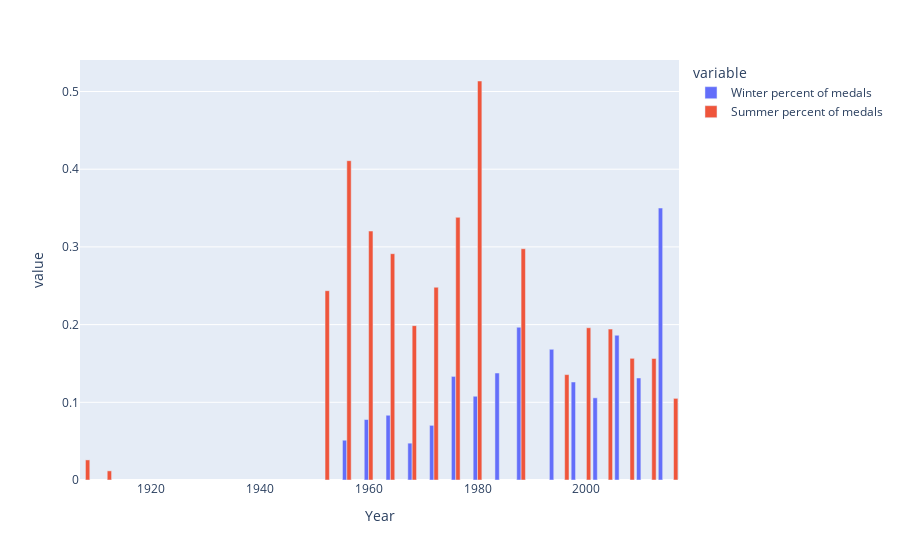

This figure's notebook cell:
### Code cell
athlete_data = athlete_data.drop_duplicates(subset=["Event", "Games", "Medal"])

russia_data = athlete_data[athlete_data["Team"].isin(["Russia", "Soviet Union"])].reset_index(drop=True) ## Takes out russia and soviet union

russia_winter_data = russia_data[russia_data["Season"].isin(["Winter"])].reset_index(drop=True) ## Takes out all rows where season == winter for russia and sovier union
russia_winter_gold = russia_winter_data[(russia_winter_data["Medal"] == "Gold")].reset_index(drop=True) ## Sorts the data into gold, silver and bronze
russia_winter_silver = russia_winter_data[(russia_winter_data["Medal"] == "Silver")].reset_index(drop=True)
russia_winter_bronze = russia_winter_data[(russia_winter_data["Medal"] == "Bronze")].reset_index(drop=True)
russia_winter_data = pd.concat([russia_winter_gold, russia_winter_silver, russia_winter_bronze]) ## Creats a new dataframe form gold, silver and bronze
russia_winter_medals = russia_winter_data["Year"].value_counts().reset_index().rename({"Year": "Medal count", "index": "Year"}, axis="columns") ## Counts the medals per year
russia_winter_medals = russia_winter_medals.sort_values(by="Year", ascending=True).reset_index(drop=True) ## Sorts the dataframe
russia_winter_medals["Season"] = "Winter" ## Adds Coloumn with the name season and values Winter

russia_summer_data = russia_data[russia_data["Season"].isin(["Summer"])].reset_index(drop=True) ## Takes out the where there was a summer game
russia_summer_gold = russia_summer_data[(russia_summer_data["Medal"] == "Gold")].reset_index(drop=True) ## Takes out the rows with gold, silver and bronze
russia_summer_silver = russia_summer_data[(russia_summer_data["Medal"] == "Silver")].reset_index(drop=True)
russia_summer_bronze = russia_summer_data[(russia_summer_data["Medal"] == "Bronze")].reset_index(drop=True)
russia_summer_data = pd.concat([russia_summer_gold, russia_summer_silver, russia_summer_bronze]) ## Creats a new data frame form gold, silver and bronze
russia_summer_medals = russia_summer_data["Year"].value_counts().reset_index().rename({"Year": "Medal count", "index": "Year"}, axis="columns") ##Couns the numer of total medals per year
russia_summer_medals = russia_summer_medals.sort_values(by="Year", ascending=True).reset_index(drop=True) ## Sorts the dataframe
russia_summer_medals["Season"] = "Summer" ## Adds coloumn named seasons and values Summer

winter_medals = athlete_data[athlete_data["Season"].isin(["Winter"])].reset_index(drop=True) ## Takes out all the years there was a winter games for all countries
winter_gold = winter_medals[(winter_medals["Medal"] == "Gold")].reset_index(drop=True) ## Takes out all rows with gold, silver and bronze
winter_silver = winter_medals[(winter_medals["Medal"] == "Silver")].reset_index(drop=True)
winter_bronze = winter_medals[(winter_medals["Medal"] == "Bronze")].reset_index(drop=True)
all_the_medals = pd.concat([winter_gold, winter_silver, winter_bronze]) ## Creats a new dataframe
winter_medals = all_the_medals["Year"].value_counts().reset_index().rename({"Year": "World medal count", "index": "Year"}, axis="columns") ## Calulates the number of medals per year in all the winter games
winter_medals = winter_medals.sort_values(by="Year", ascending=True)

summer_medals = athlete_data[athlete_data["Season"].isin(["Summer"])].reset_index(drop=True) ## Takes out all the years there was a summer games
summer_gold = summer_medals[(summer_medals["Medal"] == "Gold")].reset_index(drop=True) ## Takes out the rows with gold, silver and bronze
summer_silver = summer_medals[(summer_medals["Medal"] == "Silver")].reset_index(drop=True)
summer_bronze = summer_medals[(summer_medals["Medal"] == "Bronze")].reset_index(drop=True)
all_the_medals = pd.concat([summer_gold, summer_silver, summer_bronze]) ## Creats a new dataframe
summer_medals = all_the_medals["Year"].value_counts().reset_index().rename({"Year": "World medal count", "index": "Year"}, axis="columns") ## Calulates the number of medals per year in all the summer games
summer_medals = summer_medals.sort_values(by="Year", ascending=True).reset_index(drop=True)

russia_winter_medals["Winter percent of medals"] = russia_winter_medals["Medal count"]/winter_medals["World medal count"] ## Calculates the percent of the medals that russia took for all winter games
russia_summer_medals["Summer percent of medals"] = russia_summer_medals["Medal count"]/summer_medals["World medal count"] ## Calculates the percent of the medals that russia took for all summer games
total_russia_medals = pd.concat([russia_winter_medals, russia_summer_medals]).reset_index(drop=True)
total_russia_medals = total_russia_medals.sort_values(by="Year", ascending=True).reset_index(drop=True)
total_russia_medals


fig = px.bar(total_russia_medals, x="Year", y=["Winter percent of medals" , "Summer percent of medals"])
fig.update_layout(barmode="group")
fig.show()

### Figure 1 — Plotly figure (JSON) as saved in the notebook; plotly's stock layout.template omitted (floating-point values rounded to 4 significant figures)
{"data": [{"alignmentgroup": "True", "hovertemplate": "variable=Winter percent of medals<br>Year=%{x}<br>value=%{y}<extra></extra>", "legendgroup": "Winter percent of medals", "marker": {"color": "#636efa", "pattern": {"shape": ""}}, "name": "Winter percent of medals", "offsetgroup": "Winter percent of medals", "orientation": "v", "showlegend": true, "textposition": "auto", "type": "bar", "x": [1908, 1912, 1952, 1956, 1956, 1960, 1960, 1964, 1964, 1968, 1968, 1972, 1972, 1976, 1976, 1980, 1980, 1984, 1988, 1988, 1994, 1996, 1998, 2000, 2002, 2004, 2006, 2008, 2010, 2012, 2014, 2016], "xaxis": "x", "y": [null, null, null, null, 0.05119, 0.07782, null, null, 0.08333, null, 0.04741, null, 0.07035, null, 0.1333, 0.1078, null, 0.1377, 0.1966, null, 0.1681, null, 0.1261, null, 0.1058, null, 0.1863, null, 0.1313, null, 0.35, null], "yaxis": "y"}, {"alignmentgroup": "True", "hovertemplate": "variable=Summer percent of medals<br>Year=%{x}<br>value=%{y}<extra></extra>", "legendgroup": "Summer percent of medals", "marker": {"color": "#EF553B", "pattern": {"shape": ""}}, "name": "Summer percent of medals", "offsetgroup": "Summer percent of medals", "orientation": "v", "showlegend": true, "textposition": "auto", "type": "bar", "x": [1908, 1912, 1952, 1956, 1956, 1960, 1960, 1964, 1964, 1968, 1968, 1972, 1972, 1976, 1976, 1980, 1980, 1984, 1988, 1988, 1994, 1996, 1998, 2000, 2002, 2004, 2006, 2008, 2010, 2012, 2014, 2016], "xaxis": "x", "y": [0.02586, 0.01176, 0.2436, 0.411, null, null, 0.3204, 0.2913, null, 0.1986, null, 0.2481, null, 0.338, null, null, 0.5135, null, null, 0.2976, null, 0.1356, null, 0.1959, null, 0.1942, null, 0.1566, null, 0.1564, null, 0.1051], "yaxis": "y"}], "layout": {"barmode": "group", "legend": {"title": {"text": "variable"}, "tracegroupgap": 0}, "margin": {"t": 60}, "xaxis": {"anchor": "y", "domain": [0, 1], "title": {"text": "Year"}}, "yaxis": {"anchor": "x", "domain": [0, 1], "title": {"text": "value"}}}}
